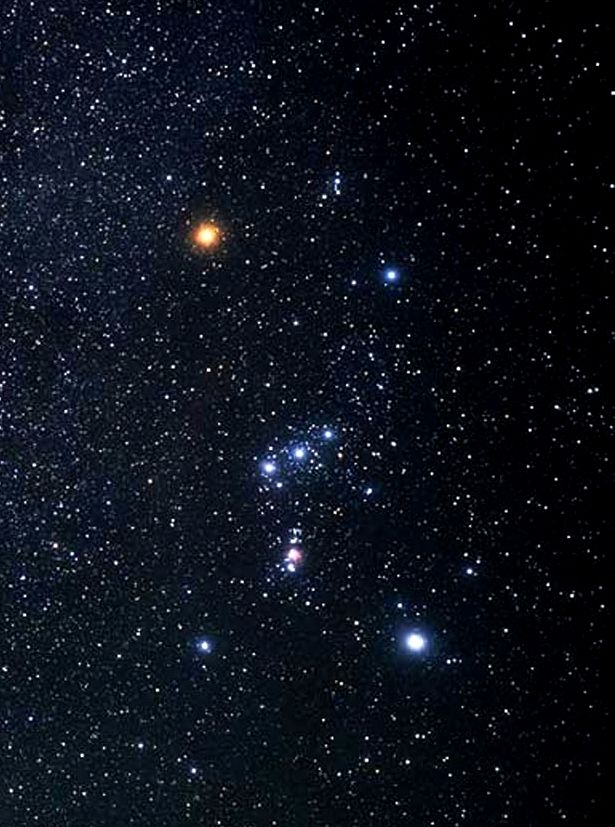
#> input picture Images/Orion/0c9805f82c456d53d99b56f7ed960e9d.jpg, 615 x 827 px; the run also reads 4 pictures not shown here
$ jupyter execute --allow-errors Tests.ipynb
#> lines starting #> are read from the running program, lines starting #| are printed output that depends on the picture; after the words box and inside, x2 and y2 are one past the last pixel; in counts of white or black regions, pixels touching at a corner belong together; long printed decimals are rounded
# **Recognition of constellations in images of the night sky**

[cell 1]
import numpy as np
import imageio
import matplotlib.pyplot as plt
from skimage import morphology, measure
from math import *
import math

[cell 2]
def thresholding(f, L):
    # create a new image with zeros
    f_tr = np.ones(f.shape).astype(np.uint8)
    # setting to 1 the pixels above the threshold
    f_tr[np.where(f < L)] = 0
    return f_tr

The function bellow draws a line between two points in a matrix

[cell 3]
def draw_line(mat, x0, y0, x1, y1, inplace=False):

    if not (0 <= x0 < mat.shape[0] and 0 <= x1 < mat.shape[0] and
            0 <= y0 < mat.shape[1] and 0 <= y1 < mat.shape[1]):
        raise ValueError('Invalid coordinates.')

    if not inplace:
        mat = mat.copy()

    if (x0, y0) == (x1, y1):
        mat[x0, y0] = 1
        return mat if not inplace else None

    # Swap axes if Y slope is smaller than X slope
    transpose = abs(x1 - x0) < abs(y1 - y0)
    if transpose:
        mat = mat.T
        x0, y0, x1, y1 = y0, x0, y1, x1

    # Swap line direction to go left-to-right if necessary
    if x0 > x1:
        x0, y0, x1, y1 = x1, y1, x0, y0

    # Write line ends
    mat[x0, y0] = 1
    mat[x1, y1] = 1

    # Compute intermediate coordinates using line equation
    x = np.arange(x0 + 1, x1)
    y = np.round(((y1 - y0) / (x1 - x0)) * (x - x0) + y0).astype(x.dtype)

    # Write intermediate coordinates
    mat[x, y] = 255
    mat[x+1, y] = 255
    mat[x-1, y] = 255
    mat[x, y+1] = 255
    mat[x, y-1] = 255
    mat[x+1, y+1] = 255
    mat[x-1, y-1] = 255

    if not inplace:
        return mat if not transpose else mat.T

The functions bellow recognize clusters of stars

[cell 4]
def getAndRemoveNeighboors(curPixelPos, whitePixels, pixelsToBeProcessed, pixelCluster):
        neighboors = {(curPixelPos[0]-1, curPixelPos[1]-1), (curPixelPos[0]-1, curPixelPos[1]), (curPixelPos[0]-1, curPixelPos[1]+1),
                      (curPixelPos[0], curPixelPos[1]-1),   (curPixelPos[0], curPixelPos[1]),   (curPixelPos[0], curPixelPos[1]+1),
                      (curPixelPos[0]+1, curPixelPos[1]-1), (curPixelPos[0]+1, curPixelPos[1]), (curPixelPos[0]+1, curPixelPos[1]+1)
                     }

        if (pixelCluster.count(curPixelPos) == 0):
            pixelCluster.append(curPixelPos)

        for p in neighboors:
            if p in whitePixels:
                pixelsToBeProcessed.append(p)
                pixelCluster.append(p)
                whitePixels.remove(p)

        return whitePixels, pixelsToBeProcessed, pixelCluster

# retorna grupos de pixels brancos adjacentes
def clustering(img):
    whitePixels = set()
    recognizedClusters = []

    n, m = img.shape
    for x in range(n):
        for y in range(m):
            if (img[x,y] == 1):
                whitePixels.add(tuple([x,y]))

    while (len(whitePixels) != 0):
        pixelCluster = []
        pixelsToBeProcessed = []

        p = whitePixels.pop()
        pixelsToBeProcessed.append(p)

        while (len(pixelsToBeProcessed) != 0):
            curPixel = pixelsToBeProcessed[0]
            whitePixels, pixelsToBeProcessed, pixelCluster = getAndRemoveNeighboors(curPixel, whitePixels, pixelsToBeProcessed, pixelCluster)
            pixelsToBeProcessed.remove(curPixel)

        recognizedClusters.append(pixelCluster)

    return recognizedClusters

Functions that calculate the angle between two points and two lines

[cell 5]
def dot(vA, vB):
    return vA[0]*vB[0]+vA[1]*vB[1]

def slope(x1, y1, x2, y2): # Line slope given two points:
    return (y2-y1)/(x2-x1)

def angle(s1, s2):
    return math.degrees(math.atan((s2-s1)/(1+(s2*s1))))

# Calculate the angles between the lines that connect the 3 brightest stars (making a triangle)
def triangle_angles(stars):
    lineA = ((stars[0][0][0], stars[0][0][1]), (stars[1][0][0], stars[1][0][1]))
    lineB = ((stars[0][0][0], stars[0][0][1]), (stars[2][0][0], stars[2][0][1]))
    lineC = ((stars[1][0][0], stars[1][0][1]), (stars[2][0][0], stars[2][0][1]))

    slope1 = slope(lineA[0][0], lineA[0][1], lineA[1][0], lineA[1][1])
    slope2 = slope(lineB[0][0], lineB[0][1], lineB[1][0], lineB[1][1])
    slope3 = slope(lineC[0][0], lineC[0][1], lineC[1][0], lineC[1][1])

    a1 = abs(angle(slope1, slope2))
    a2 = abs(angle(slope1, slope3))
    a3 = abs(angle(slope3, slope2))

    triangle = []
    triangle.append(a1)
    triangle.append(a2)
    triangle.append(a3)
    triangle.sort()

    return triangle

### We will now test the functions for different constellations:

## Orion Constellation:


[cell 6]
image1 = imageio.imread('Images/Orion/0c9805f82c456d53d99b56f7ed960e9d.jpg', as_gray=True)
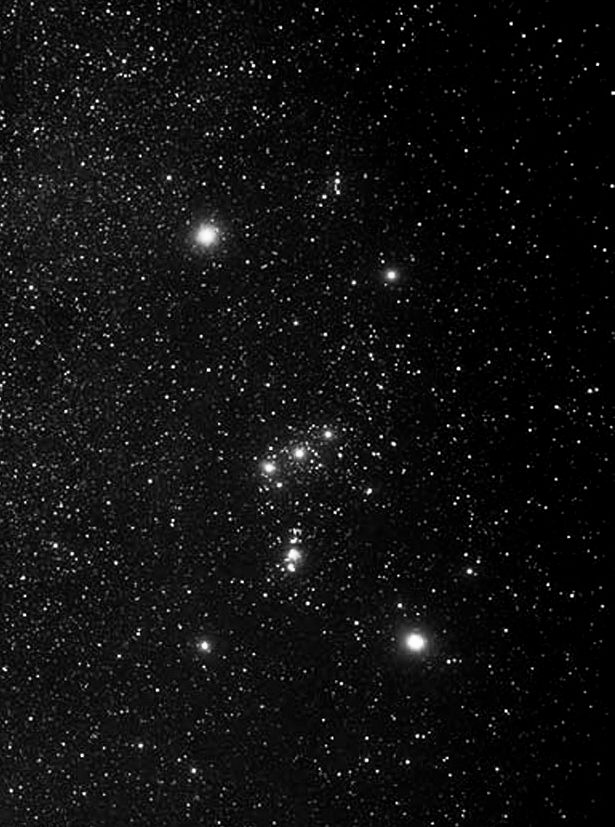
#> image1: shape (827, 615) float32; min 0, max 255, mean 17.1
image2 = imageio.imread('Images/Orion/Orion-Betelgeuse.jpg', as_gray=True)
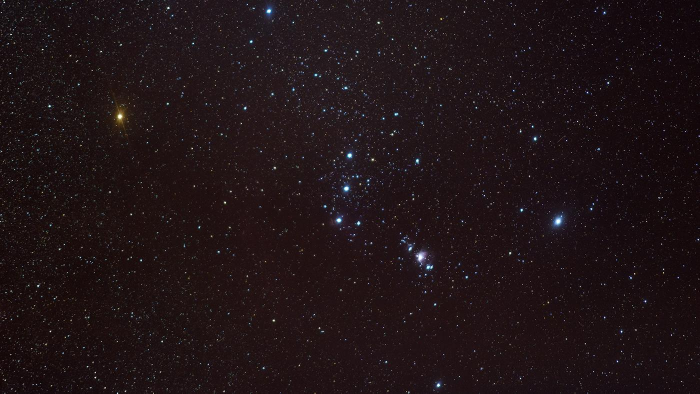
#> input picture Images/Orion/Orion-Betelgeuse.jpg, 1399 x 787 px (shown at 1/2 size)

img_o1 = thresholding(image1,80)
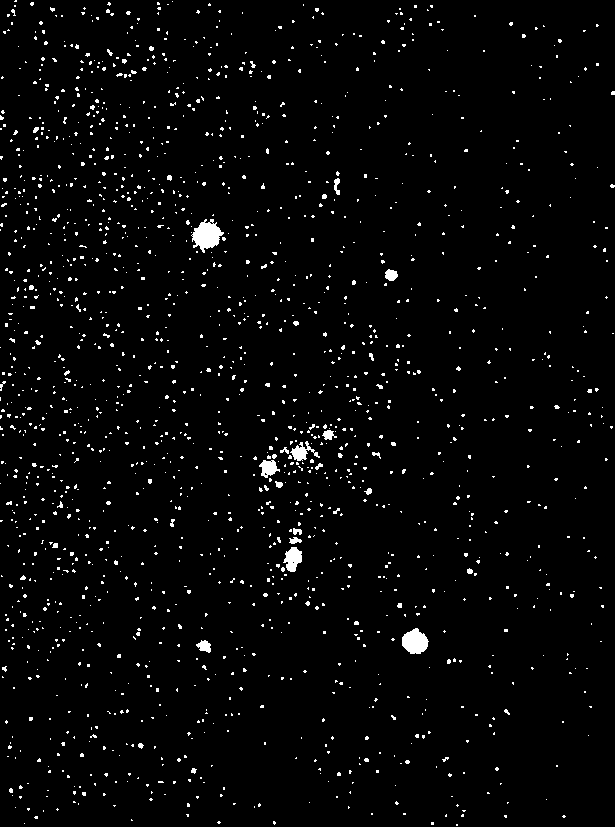
#> img_o1: shape (827, 615); values 0 (black) and 1 (white), 2.6% white; 1755 white regions (1719 under 20 px), largest, box (x1, y1, x2, y2) and area: (191, 219, 224, 253) 641, (402, 628, 429, 654) 499, (283, 547, 302, 572) 312
img_o2 = thresholding(image2,80)
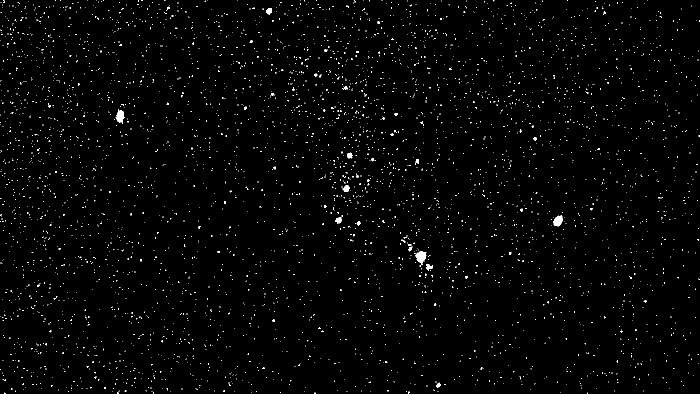
#> img_o2: shape (787, 1399) (shown at 1/2 size); values 0 (black) and 1 (white), 1.2% white in thin lines or dots

plt.figure(figsize=(8,8))
plt.subplot(221); plt.imshow(image1, cmap="gray"); plt.axis('off'); plt.title('Original Image')
plt.subplot(222); plt.imshow(img_o1, cmap="gray"); plt.axis('off'); plt.title('thresholded image')
plt.subplot(223); plt.imshow(image2, cmap="gray"); plt.axis('off'); plt.title('Original Image')
plt.subplot(224); plt.imshow(img_o2, cmap="gray"); plt.axis('off'); plt.title('thresholded image')

[cell 7]
S = clustering(img_o1)
#> S = 1755 items
stars = sorted(S, key=len)
#> stars = 1755 items
stars.reverse()

# Drow the lines between the 3 brightest spots forming a triangle
img_line = draw_line(image1, stars[0][0][0], stars[0][0][1], stars[1][0][0], stars[1][0][1])
#> in draw_line, `mat[x, y] = 255`:
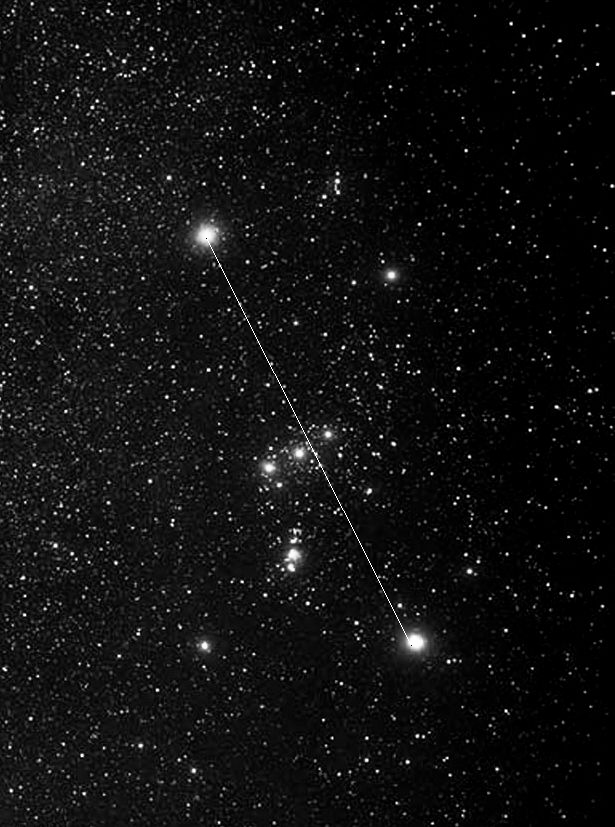
#> mat: shape (827, 615) float32; min 0, max 255, mean 17.2
#> in draw_line, `mat[x-1, y] = 255`:
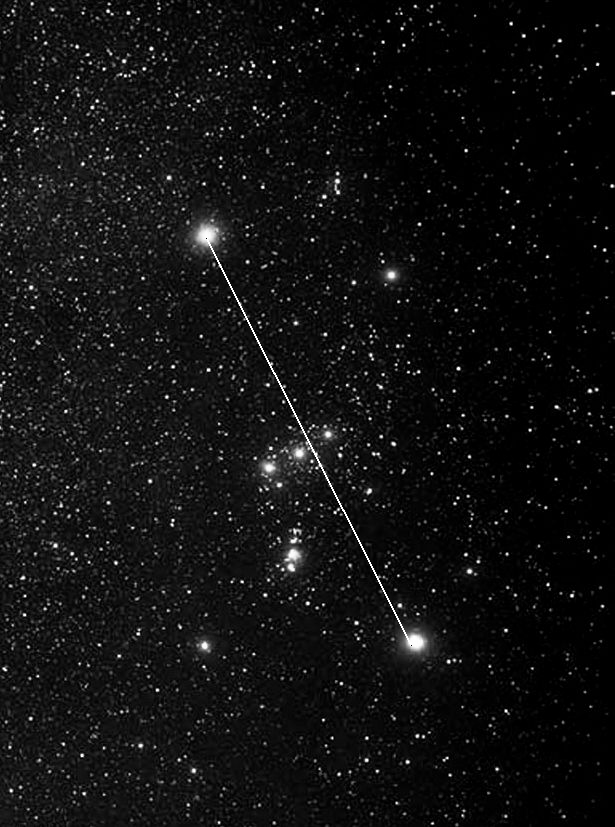
#> mat: shape (827, 615) float32; min 0, max 255, mean 17.4
img_line = draw_line(img_line, stars[0][0][0], stars[0][0][1], stars[2][0][0], stars[2][0][1])
#> call 2 of draw_line, with x0 = 238, y0 = 206, x1 = 569, y1 = 295, inplace = False
#> in draw_line (call 2), `mat[x, y-1] = 255`:
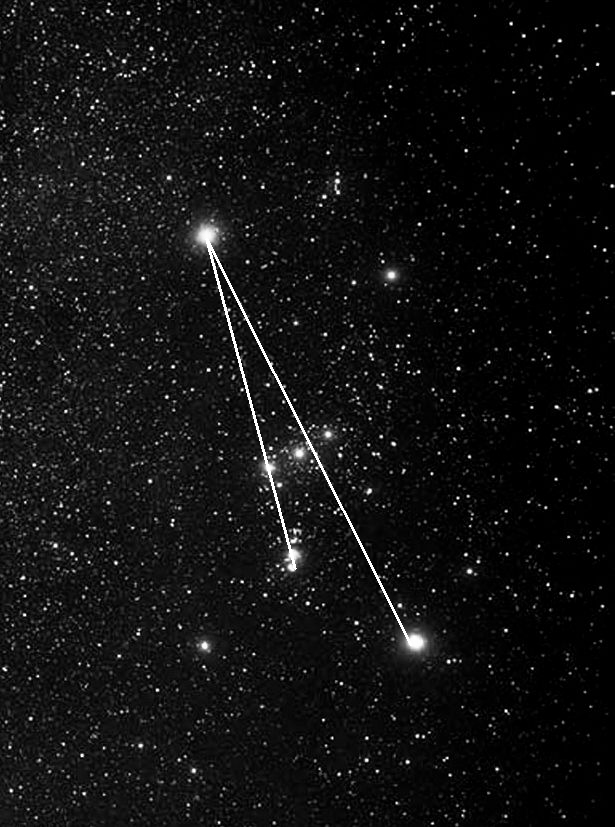
#> mat: shape (827, 615) float32; min 0, max 255, mean 18
img_line = draw_line(img_line, stars[1][0][0], stars[1][0][1], stars[2][0][0], stars[2][0][1])
#> call 3 of draw_line, with x0 = 645, y0 = 411, x1 = 569, y1 = 295, inplace = False
#> in draw_line (call 3), `mat = mat.T`:
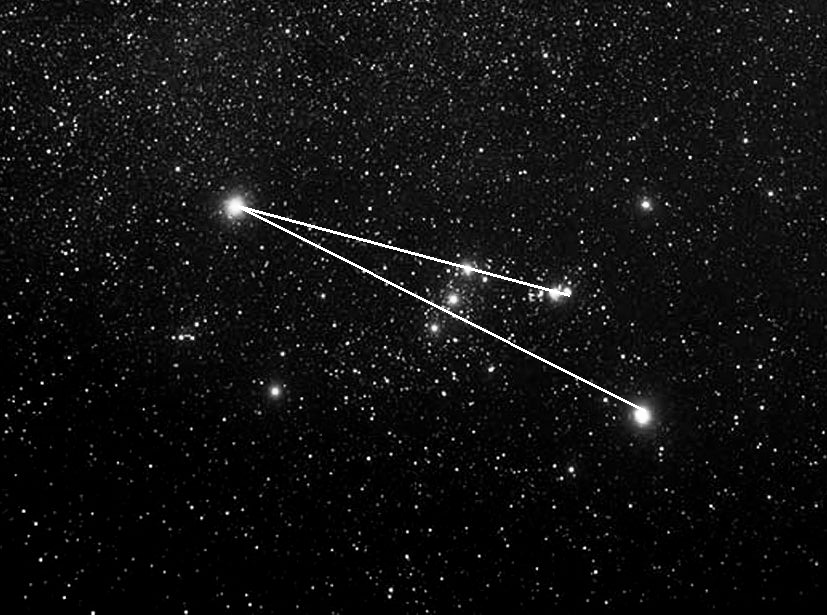
#> mat: shape (615, 827) float32; min 0, max 255, mean 18

# Find the angles
triangle = triangle_angles(stars)
#> in triangle_angles, `lineA = ((stars[0][0][0], stars[0][0][1]), (stars[1][0][0], stars[1][0..`: lineA = ((238, 206), (645, 411))
#> in triangle_angles, `lineB = ((stars[0][0][0], stars[0][0][1]), (stars[2][0][0], stars[2][0..`: lineB = ((238, 206), (569, 295))
#> in triangle_angles, `lineC = ((stars[1][0][0], stars[1][0][1]), (stars[2][0][0], stars[2][0..`: lineC = ((645, 411), (569, 295))
#> in triangle_angles, `slope1 = slope(lineA[0][0], lineA[0][1], lineA[1][0], lineA[1][1])`: slope1 = 0.504
#> in triangle_angles, `slope2 = slope(lineB[0][0], lineB[0][1], lineB[1][0], lineB[1][1])`: slope2 = 0.269
#> in triangle_angles, `slope3 = slope(lineC[0][0], lineC[0][1], lineC[1][0], lineC[1][1])`: slope3 = 1.53
#> in triangle_angles, `a1 = abs(angle(slope1, slope2))`: a1 = 11.68
#> in triangle_angles, `a2 = abs(angle(slope1, slope3))`: a2 = 30.03
#> in triangle_angles, `a3 = abs(angle(slope3, slope2))`: a3 = 41.72
#> triangle = [11.68, 30.03, 41.72]

print(triangle)
#| [11.684, 30.035, 41.718]
plt.imshow(img_line, cmap="gray");

[cell 8]
S = clustering(img_o2)
#> S = 4266 items
stars = sorted(S, key=len)
#> stars = 4266 items
stars.reverse()

img_line = draw_line(image2, stars[0][0][0], stars[0][0][1], stars[1][0][0], stars[1][0][1])
#> call 4 of draw_line, with x0 = 513, y0 = 833, x1 = 450, y1 = 1111, inplace = False
#> in draw_line (call 4), `mat = mat.T`:
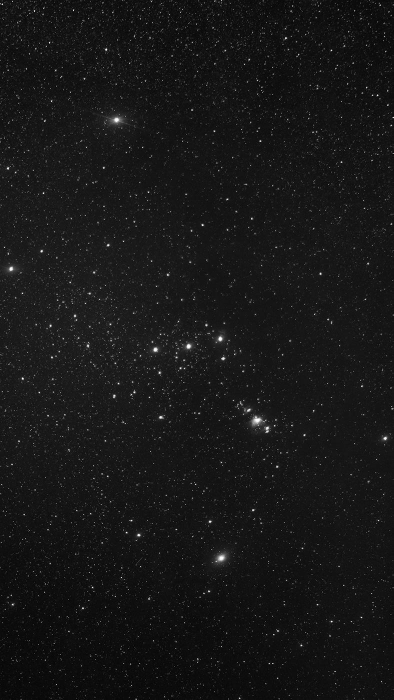
#> mat: shape (1399, 787) float32 (shown at 1/2 size); min 0, max 255, mean 23.4
img_line = draw_line(img_line, stars[0][0][0], stars[0][0][1], stars[2][0][0], stars[2][0][1])
img_line = draw_line(img_line, stars[1][0][0], stars[1][0][1], stars[2][0][0], stars[2][0][1])

# Find the angles
triangle = triangle_angles(stars)
#> triangle = [11.19, 26.34, 37.53]

print(triangle)
#| [11.186, 26.339, 37.525]
plt.imshow(img_line, cmap="gray");

## Constelação Ursa Minor:

[cell 9]
image1 = imageio.imread('Images/UrsaMinor/con_UMI_001.png', as_gray=True)
image2 = imageio.imread('Images/UrsaMinor/unnamed.jpg', as_gray=True)

img_o1 = thresholding(image1,80)
img_o2 = thresholding(image2,80)

plt.figure(figsize=(8,8))
plt.subplot(221); plt.imshow(image1, cmap="gray"); plt.axis('off'); plt.title('Original Image')
plt.subplot(222); plt.imshow(img_o1, cmap="gray"); plt.axis('off'); plt.title('thresholded image')
plt.subplot(223); plt.imshow(image2, cmap="gray"); plt.axis('off'); plt.title('Original Image')
plt.subplot(224); plt.imshow(img_o2, cmap="gray"); plt.axis('off'); plt.title('thresholded image')

[cell 10]
S = clustering(img_o1)
#> S = 181 items
stars = sorted(S, key=len)
#> stars = 181 items
stars.reverse()

img_line = draw_line(image1, stars[0][0][0], stars[0][0][1], stars[1][0][0], stars[1][0][1])
img_line = draw_line(img_line, stars[0][0][0], stars[0][0][1], stars[2][0][0], stars[2][0][1])
img_line = draw_line(img_line, stars[1][0][0], stars[1][0][1], stars[2][0][0], stars[2][0][1])

triangle = triangle_angles(stars)
#> triangle = [19.27, 27.63, 46.9]

print(triangle)
#| [19.271, 27.630, 46.901]
plt.imshow(img_line, cmap="gray");

[cell 11]
S = clustering(img_o2)
#> S = 54 items
stars = sorted(S, key=len)
#> stars = 54 items
stars.reverse()

img_line = draw_line(image2, stars[0][0][0], stars[0][0][1], stars[1][0][0], stars[1][0][1])
img_line = draw_line(img_line, stars[0][0][0], stars[0][0][1], stars[2][0][0], stars[2][0][1])
img_line = draw_line(img_line, stars[1][0][0], stars[1][0][1], stars[2][0][0], stars[2][0][1])

triangle = triangle_angles(stars)
#> triangle = [21.3, 25.89, 47.19]

print(triangle)
#| [21.301, 25.890, 47.190]
plt.imshow(img_line, cmap="gray");

## Ursa Major:

[cell 12]
image1 = imageio.imread('Images/UrsaMajor/constellation-of-ursa-major-tony--daphne-hallasscience-photo-library.jpg', as_gray=True)
#> (the rest of this cell did not finish here and is left out)

[cell 13]
S = clustering(img_o1)
#> S = 181 items
stars = sorted(S, key=len)
#> stars = 181 items
stars.reverse()

img_line = draw_line(image1, stars[0][0][0], stars[0][0][1], stars[1][0][0], stars[1][0][1])
img_line = draw_line(img_line, stars[0][0][0], stars[0][0][1], stars[2][0][0], stars[2][0][1])
img_line = draw_line(img_line, stars[1][0][0], stars[1][0][1], stars[2][0][0], stars[2][0][1])

triangle = triangle_angles(stars)

print(triangle)
#| [19.271, 27.630, 46.901]
plt.imshow(img_line, cmap="gray");

[cell 14]
S = clustering(img_o2)
stars = sorted(S, key=len)
stars.reverse()

img_line = draw_line(image2, stars[0][0][0], stars[0][0][1], stars[1][0][0], stars[1][0][1])
img_line = draw_line(img_line, stars[0][0][0], stars[0][0][1], stars[2][0][0], stars[2][0][1])
img_line = draw_line(img_line, stars[1][0][0], stars[1][0][1], stars[2][0][0], stars[2][0][1])

triangle = triangle_angles(stars)

print(triangle)
#| [21.301, 25.890, 47.190]
plt.imshow(img_line, cmap="gray");

## Scorpio:

[cell 15]
image1 = imageio.imread('Images/Scorpius/con_SCO_001.png', as_gray=True)
#> (the rest of this cell did not finish here and is left out)

[cell 16]
S = clustering(img_o1)
stars = sorted(S, key=len)
stars.reverse()

img_line = draw_line(image1, stars[0][0][0], stars[0][0][1], stars[1][0][0], stars[1][0][1])
img_line = draw_line(img_line, stars[0][0][0], stars[0][0][1], stars[2][0][0], stars[2][0][1])
img_line = draw_line(img_line, stars[1][0][0], stars[1][0][1], stars[2][0][0], stars[2][0][1])


triangle = triangle_angles(stars)

print(triangle)
#| [19.271, 27.630, 46.901]
plt.imshow(img_line, cmap="gray");

[cell 17]
S = clustering(img_o2)
stars = sorted(S, key=len)
stars.reverse()

img_line = draw_line(image2, stars[0][0][0], stars[0][0][1], stars[1][0][0], stars[1][0][1])
img_line = draw_line(img_line, stars[0][0][0], stars[0][0][1], stars[2][0][0], stars[2][0][1])
img_line = draw_line(img_line, stars[1][0][0], stars[1][0][1], stars[2][0][0], stars[2][0][1])

triangle = triangle_angles(stars)

print(triangle)
#| [21.301, 25.890, 47.190]
plt.imshow(img_line, cmap="gray");

## Gemini:

#> (a cell that did not finish here is left out)

[cell 19]
S = clustering(img_o1)
stars = sorted(S, key=len)
stars.reverse()

img_line = draw_line(image1, stars[0][0][0], stars[0][0][1], stars[1][0][0], stars[1][0][1])
img_line = draw_line(img_line, stars[0][0][0], stars[0][0][1], stars[2][0][0], stars[2][0][1])
img_line = draw_line(img_line, stars[1][0][0], stars[1][0][1], stars[2][0][0], stars[2][0][1])

triangle = triangle_angles(stars)

print(triangle)
#| [19.271, 27.630, 46.901]
plt.imshow(img_line, cmap="gray");

[cell 20]
S = clustering(img_o2)
stars = sorted(S, key=len)
stars.reverse()

img_line = draw_line(image2, stars[0][0][0], stars[0][0][1], stars[1][0][0], stars[1][0][1])
img_line = draw_line(img_line, stars[0][0][0], stars[0][0][1], stars[2][0][0], stars[2][0][1])
img_line = draw_line(img_line, stars[1][0][0], stars[1][0][1], stars[2][0][0], stars[2][0][1])

triangle = triangle_angles(stars)

print(triangle)
#| [21.301, 25.890, 47.190]
plt.imshow(img_line, cmap="gray");

Dictionary with angles of each constellation

[cell 21]
Constellations = {
    "Orion": [11, 25.4 ,36.45],
    "UrsaMinor": [21.2, 26.71, 47.84],
    "UrsaMajor": [14.97, 25.03, 40],
    "Gemini": [13.12, 75.9, 86.6],
    "Scorpius": [16.87, 27.4, 44.3]
}

Determining corresponded constellation

[cell 22]
def calculaErro(triangle, expected):
    erro = abs(triangle[0] - expected[0])
    erro += abs(triangle[1] - expected[1])
    erro += abs(triangle[2] - expected[2])
    return erro/3

menorErro = 99999

for const in Constellations:
    x = Constellations[const]
    erro = calculaErro(triangle, x)
    if (erro < menorErro):
        aux = const
        menorErro = erro

print("Your constellation... " + aux)
#> (printed output is left out)
